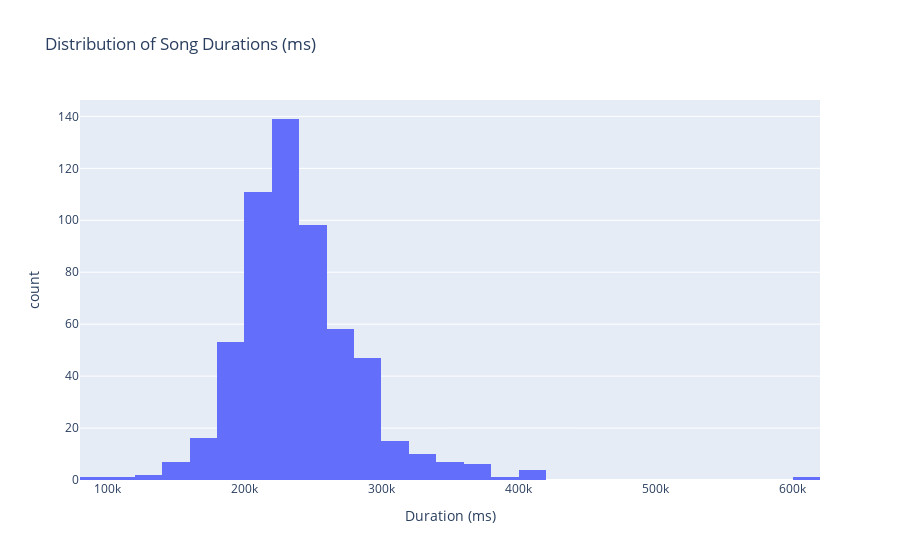

Notebook code cell kept with this figure:
### Markdown cell above
What is the distribution of song durations in milliseconds?

### Code cell
# Plot distribution of song durations
fig_duration = px.histogram(df, x='duration_ms', nbins=30, title='Distribution of Song Durations (ms)', 
                            labels={'duration_ms': 'Duration (ms)'})
fig_duration.show()

### Figure 1 — Plotly figure (JSON) as saved in the notebook; plotly's stock layout.template omitted (floating-point values rounded to 4 significant figures; data arrays with more than 128 entries replaced by an {"elided": "..."} marker saying what was removed)
{"data": [{"alignmentgroup": "True", "bingroup": "x", "hovertemplate": "Duration (ms)=%{x}<br>count=%{y}<extra></extra>", "legendgroup": "", "marker": {"color": "#636efa", "pattern": {"shape": ""}}, "name": "", "nbinsx": 30, "offsetgroup": "", "orientation": "v", "showlegend": false, "type": "histogram", "x": {"elided": "577 int values"}, "xaxis": "x", "yaxis": "y"}], "layout": {"barmode": "relative", "legend": {"tracegroupgap": 0}, "title": {"text": "Distribution of Song Durations (ms)"}, "xaxis": {"anchor": "y", "domain": [0, 1], "title": {"text": "Duration (ms)"}}, "yaxis": {"anchor": "x", "domain": [0, 1], "title": {"text": "count"}}}}
